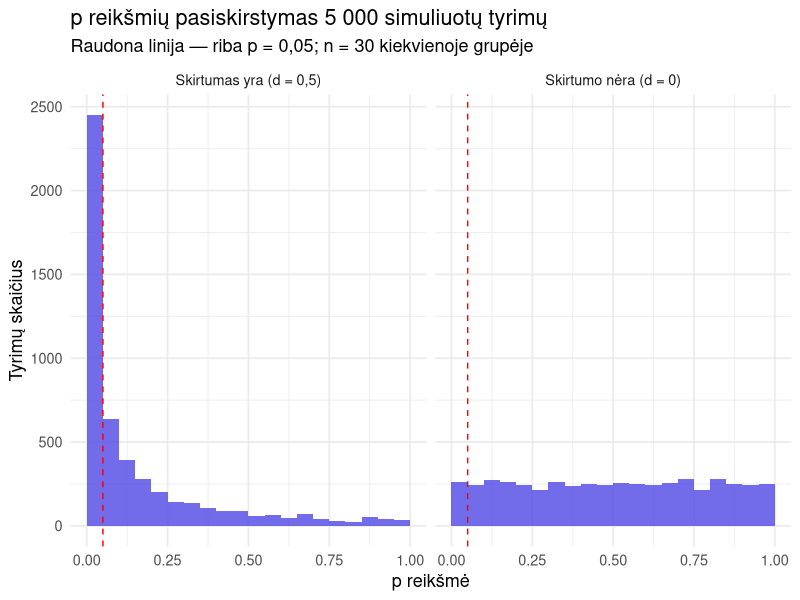

R code for this plot:
## ---- chunk 1
#| label: p-simuliacija
#| fig-width: 8
#| fig-height: 4.5
library(ggplot2)

set.seed(42)
simuliuok <- function(delta, k = 5000, n = 30) {
  replicate(k, t.test(rnorm(n), rnorm(n, mean = delta))$p.value)
}

rezultatai <- rbind(
  data.frame(p = simuliuok(0),   atvejis = "Skirtumo nėra (d = 0)"),
  data.frame(p = simuliuok(0.5), atvejis = "Skirtumas yra (d = 0,5)")
)

ggplot(rezultatai, aes(x = p)) +
  geom_histogram(breaks = seq(0, 1, 0.05), fill = "#4F46E5", alpha = 0.8) +
  geom_vline(xintercept = 0.05, color = "red", linetype = "dashed") +
  facet_wrap(~atvejis) +
  labs(
    title = "p reikšmių pasiskirstymas 5 000 simuliuotų tyrimų",
    subtitle = "Raudona linija — riba p = 0,05; n = 30 kiekvienoje grupėje",
    x = "p reikšmė",
    y = "Tyrimų skaičius"
  ) +
  theme_minimal(base_size = 13)
## ---- chunk 2
mean(rezultatai$p[rezultatai$atvejis == "Skirtumas yra (d = 0,5)"] < 0.05)
